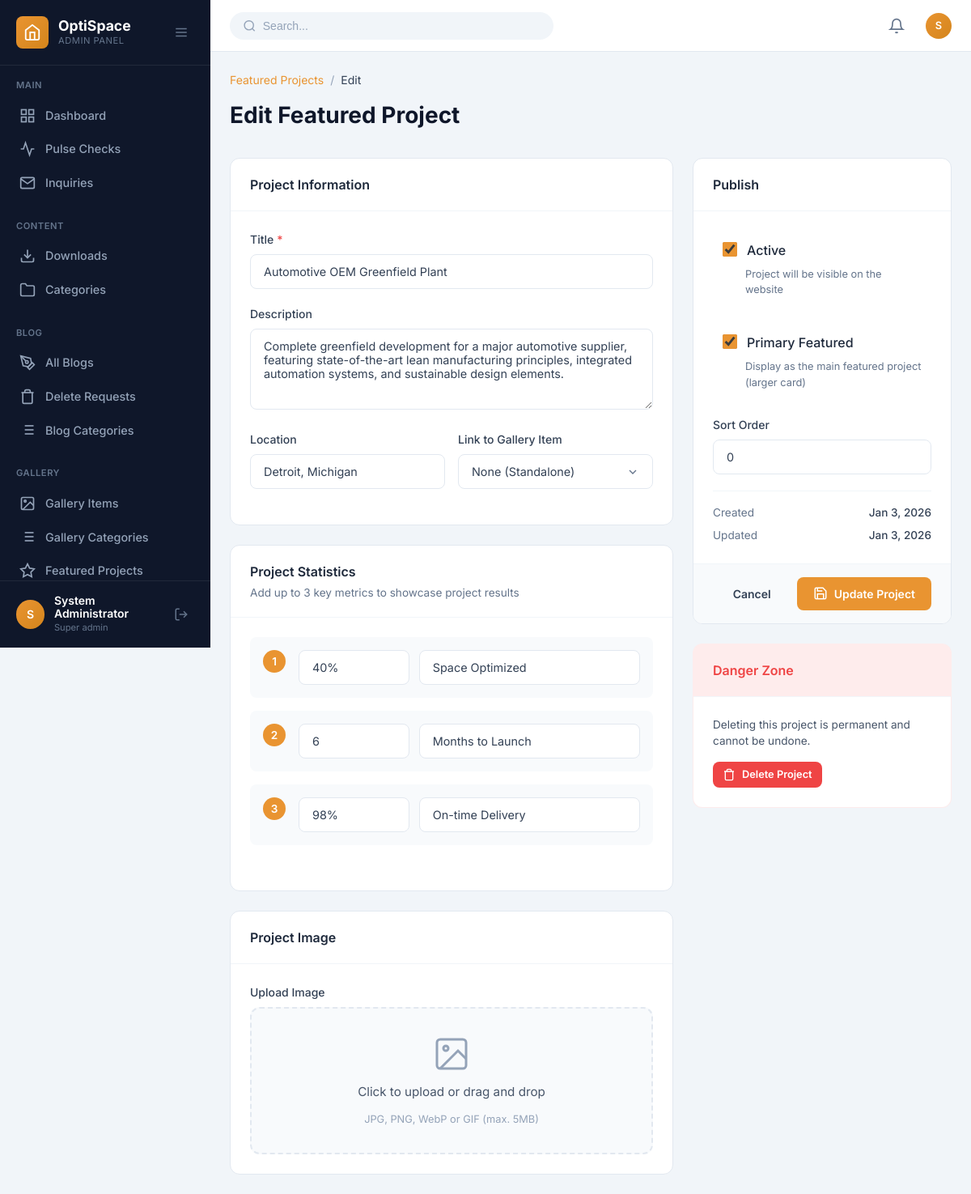
The page /admin/featured-project-edit.php?id=1 (signed in) on the database its author committed.
### tables this page shows
CREATE TABLE IF NOT EXISTS featured_projects (
    id INT AUTO_INCREMENT PRIMARY KEY,
    gallery_item_id INT DEFAULT NULL,
    title VARCHAR(255) NOT NULL,
    description TEXT DEFAULT NULL,
    image_path VARCHAR(500) DEFAULT NULL,
    location VARCHAR(255) DEFAULT NULL,
    stat_1_value VARCHAR(50) DEFAULT NULL,
    stat_1_label VARCHAR(100) DEFAULT NULL,
    stat_2_value VARCHAR(50) DEFAULT NULL,
    stat_2_label VARCHAR(100) DEFAULT NULL,
    stat_3_value VARCHAR(50) DEFAULT NULL,
    stat_3_label VARCHAR(100) DEFAULT NULL,
    is_primary TINYINT(1) DEFAULT 0,
    is_active TINYINT(1) DEFAULT 1,
    sort_order INT DEFAULT 0,
    created_by INT DEFAULT NULL,
    created_at TIMESTAMP DEFAULT CURRENT_TIMESTAMP,
    updated_at TIMESTAMP DEFAULT CURRENT_TIMESTAMP ON UPDATE CURRENT_TIMESTAMP,
    FOREIGN KEY (gallery_item_id) REFERENCES gallery_items(id) ON DELETE SET NULL,
    FOREIGN KEY (created_by) REFERENCES admin_users(id) ON DELETE SET NULL
);

### admin/featured-project-edit.php (the view, shortened to what this page needs)
<?php
$conn = getDBConnection();
$projectId = isset($_GET['id']) ? (int)$_GET['id'] : 0;
$stmt = $conn->prepare("SELECT * FROM featured_projects WHERE id = ?");
$stmt->bind_param("i", $projectId);
$stmt->execute();
$project = $stmt->get_result()->fetch_assoc();
include __DIR__ . '/includes/header.php';
?>
<div class="page-header">
    <div class="page-title-section">
        <nav class="breadcrumb">
            <a href="featured-projects.php">Featured Projects</a>
            <span class="separator">/</span>
            <span>Edit</span>
        </nav>
        <h1 class="page-title">Edit Featured Project</h1>
    </div>
</div>
<form method="POST" enctype="multipart/form-data" class="admin-form">
    <div class="form-layout">
        <div class="form-main">
            <div class="form-card">
                <div class="form-card-header">
                    <h2>Project Information</h2>
                </div>
                <div class="form-card-body">
                    <div class="form-group">
                        <label for="title" class="form-label required">Title</label>
                        <input type="text" id="title" name="title" class="form-input" value="<?php echo htmlspecialchars($project['title']); ?>" placeholder="e.g., Automotive OEM Greenfield Plant" required>
                    </div>
                    <div class="form-group">
                        <label for="description" class="form-label">Description</label>
                        <textarea id="description" name="description" class="form-textarea" rows="4" placeholder="Detailed description of the project transformation..."><?php echo htmlspecialchars($project['description']); ?></textarea>
                    </div>
                    <div class="form-row">
                        <div class="form-group">
                            <label for="location" class="form-label">Location</label>
                            <input type="text" id="location" name="location" class="form-input" value="<?php echo htmlspecialchars($project['location']); ?>" placeholder="e.g., Detroit, Michigan">
                        </div>
                        <div class="form-group">
                            <label for="gallery_item_id" class="form-label">Link to Gallery Item</label>
                            <select id="gallery_item_id" name="gallery_item_id" class="form-select">
                                <option value="">None (Standalone)</option>
                            </select>
                        </div>
                    </div>
                </div>
            </div>
            <div class="form-card">
                <div class="form-card-header">
                    <h2>Project Statistics</h2>
                    <p class="form-card-subtitle">Add up to 3 key metrics to showcase project results</p>
                </div>
                <div class="form-card-body">
                    <div class="stats-grid">
                        <div class="stat-input-group">
                            <span class="stat-number">1</span>
                            <div class="stat-inputs">
                                <input type="text" name="stat_1_value" class="form-input" value="<?php echo htmlspecialchars($project['stat_1_value']); ?>" placeholder="Value (e.g., 40%)">
                                <input type="text" name="stat_1_label" class="form-input" value="<?php echo htmlspecialchars($project['stat_1_label']); ?>" placeholder="Label (e.g., Space Optimized)">
                            </div>
                        </div>
                        <div class="stat-input-group">
                            <span class="stat-number">2</span>
                            <div class="stat-inputs">
                                <input type="text" name="stat_2_value" class="form-input" value="<?php echo htmlspecialchars($project['stat_2_value']); ?>" placeholder="Value (e.g., 6)">
                                <input type="text" name="stat_2_label" class="form-input" value="<?php echo htmlspecialchars($project['stat_2_label']); ?>" placeholder="Label (e.g., Months to Launch)">
                            </div>
                        </div>
                        <div class="stat-input-group">
                            <span class="stat-number">3</span>
                            <div class="stat-inputs">
                                <input type="text" name="stat_3_value" class="form-input" value="<?php echo htmlspecialchars($project['stat_3_value']); ?>" placeholder="Value (e.g., 98%)">
                                <input type="text" name="stat_3_label" class="form-input" value="<?php echo htmlspecialchars($project['stat_3_label']); ?>" placeholder="Label (e.g., On-time Delivery)">
                            </div>
                        </div>
                    </div>
                </div>
            </div>
            <div class="form-card">
                <div class="form-card-header">
                    <h2>Project Image</h2>
                </div>
                <div class="form-card-body">
                    <div class="form-group">
                        <label class="form-label"><?php echo $project['image_path'] ? 'Replace Image' : 'Upload Image'; ?></label>
                        <div class="file-upload-area" id="imageUploadArea">
                            <div class="upload-placeholder">
                                <svg viewBox="0 0 24 24" fill="none" stroke="currentColor" stroke-width="1.5">
                                    <rect x="3" y="3" width="18" height="18" rx="2" ry="2"/>
                                    <circle cx="8.5" cy="8.5" r="1.5"/>
                                    <polyline points="21 15 16 10 5 21"/>
                                </svg>
                                <span>Click to upload or drag and drop</span>
                                <small>JPG, PNG, WebP or GIF (max. 5MB)</small>
                            </div>
                        </div>
                    </div>
                </div>
            </div>
        </div>
        <div class="form-sidebar">
            <div class="form-card">
                <div class="form-card-header">
                    <h2>Publish</h2>
                </div>
                <div class="form-card-body">
                    <div class="form-group">
                        <label class="checkbox-label">
                            <input type="checkbox" name="is_active" value="1" <?php echo $project['is_active'] ? 'checked' : ''; ?>>
                            <span class="checkbox-text">Active</span>
                            <span class="checkbox-description">Project will be visible on the website</span>
                        </label>
                    </div>
                    <div class="form-group">
                        <label class="checkbox-label">
                            <input type="checkbox" name="is_primary" value="1" <?php echo $project['is_primary'] ? 'checked' : ''; ?>>
                            <span class="checkbox-text">Primary Featured</span>
                            <span class="checkbox-description">Display as the main featured project (larger card)</span>
                        </label>
                    </div>
                    <div class="form-group">
                        <label for="sort_order" class="form-label">Sort Order</label>
                        <input type="number" id="sort_order" name="sort_order" class="form-input" value="<?php echo htmlspecialchars($project['sort_order']); ?>" min="0">
                    </div>
                    <div class="item-meta">
                        <div class="meta-item">
                            <span class="meta-label">Created</span>
                            <span class="meta-value"><?php echo date('M j, Y', strtotime($project['created_at'])); ?></span>
                        </div>
                        <div class="meta-item">
                            <span class="meta-label">Updated</span>
                            <span class="meta-value"><?php echo date('M j, Y', strtotime($project['updated_at'])); ?></span>
                        </div>
                    </div>
                </div>
                <div class="form-card-footer">
                    <a href="featured-projects.php" class="btn btn-ghost">Cancel</a>
                    <button type="submit" class="btn btn-primary">
                        <svg viewBox="0 0 24 24" fill="none" stroke="currentColor" stroke-width="2">
                            <path d="M19 21H5a2 2 0 0 1-2-2V5a2 2 0 0 1 2-2h11l5 5v11a2 2 0 0 1-2 2z"/>
                            <polyline points="17 21 17 13 7 13 7 21"/>
                            <polyline points="7 3 7 8 15 8"/>
                        </svg>
                        Update Project
                    </button>
                </div>
            </div>
            <div class="form-card danger-zone">
                <div class="form-card-header">
                    <h2>Danger Zone</h2>
                </div>
                <div class="form-card-body">
                    <p>Deleting this project is permanent and cannot be undone.</p>
                    <a href="featured-projects.php?delete=<?php echo $project['id']; ?>" class="btn btn-danger btn-sm" onclick="return confirm('Are you sure you want to delete this featured project? This action cannot be undone.');">
                        <svg viewBox="0 0 24 24" fill="none" stroke="currentColor" stroke-width="2">
                            <polyline points="3 6 5 6 21 6"/>
                            <path d="M19 6v14a2 2 0 0 1-2 2H7a2 2 0 0 1-2-2V6m3 0V4a2 2 0 0 1 2-2h4a2 2 0 0 1 2 2v2"/>
                        </svg>
                        Delete Project
                    </a>
                </div>
            </div>
        </div>
    </div>
</form>
<?php include __DIR__ . '/includes/footer.php'; ?>

### admin/assets/css/admin.css (style rules this page uses)
:root { --admin-primary: #E99431; --admin-primary-dark: #d4851c; --admin-primary-light: rgba(233, 148, 49, 0.1); --admin-dark: #1E293B; --admin-dark-light: #334155; --admin-gray-900: #0F172A; --admin-gray-800: #1E293B; --admin-gray-700: #334155; --admin-gray-600: #475569; --admin-gray-500: #64748B; --admin-gray-400: #94A3B8; --admin-gray-300: #CBD5E1; --admin-gray-200: #E2E8F0; --admin-gray-100: #F1F5F9; --admin-gray-50: #F8FAFC; --admin-white: #FFFFFF; --admin-success: #10B981; --admin-success-light: rgba(16, 185, 129, 0.1); --admin-warning: #F59E0B; --admin-warning-light: rgba(245, 158, 11, 0.1); --admin-danger: #EF4444; --admin-danger-light: rgba(239, 68, 68, 0.1); --admin-info: #3B82F6; --admin-info-light: rgba(59, 130, 246, 0.1); --sidebar-width: 260px; --sidebar-collapsed-width: 70px; --sidebar-bg: var(--admin-gray-900); --sidebar-text: var(--admin-gray-400); --sidebar-active: var(--admin-primary); --header-height: 64px; --header-bg: var(--admin-white); --shadow-sm: 0 1px 2px rgba(0, 0, 0, 0.05); --shadow-md: 0 4px 6px -1px rgba(0, 0, 0, 0.1); --shadow-lg: 0 10px 15px -3px rgba(0, 0, 0, 0.1); --shadow-xl: 0 20px 25px -5px rgba(0, 0, 0, 0.1); --radius-sm: 4px; --radius-md: 8px; --radius-lg: 12px; --radius-xl: 16px; --radius-full: 9999px; --transition-fast: 0.15s ease; --transition-normal: 0.3s ease; }
*, *::before, *::after { box-sizing: border-box; margin: 0; padding: 0; }
html { font-size: 16px; -webkit-font-smoothing: antialiased; -moz-osx-font-smoothing: grayscale; }
body.admin-body { font-family: 'Inter', -apple-system, BlinkMacSystemFont, 'Segoe UI', Roboto, sans-serif; background: var(--admin-gray-100); color: var(--admin-gray-700); line-height: 1.5; min-height: 100vh; }
a { color: inherit; text-decoration: none; }
button { font-family: inherit; cursor: pointer; border: none; background: none; }
.page-header { display: flex; align-items: center; justify-content: space-between; margin-bottom: 2rem; flex-wrap: wrap; gap: 1rem; }
.page-title-section { display: flex; flex-direction: column; gap: 0.25rem; }
.page-title { font-size: 1.75rem; font-weight: 700; color: var(--admin-gray-900); }
.btn { display: inline-flex; align-items: center; justify-content: center; gap: 0.5rem; padding: 0.625rem 1.25rem; font-size: 0.875rem; font-weight: 600; border-radius: var(--radius-md); transition: all var(--transition-fast); cursor: pointer; border: none; }
.btn svg { width: 18px; height: 18px; }
.btn-primary { background: var(--admin-primary); color: var(--admin-white); }
.btn-danger { background: var(--admin-danger); color: var(--admin-white); }
.btn-sm { padding: 0.375rem 0.75rem; font-size: 0.8rem; }
.btn-sm svg { width: 16px; height: 16px; }
.stats-grid { display: grid; grid-template-columns: repeat(4, 1fr); gap: 1.5rem; margin-bottom: 2rem; }
.form-group { margin-bottom: 1.25rem; }
.form-label { display: block; font-size: 0.875rem; font-weight: 600; color: var(--admin-gray-700); margin-bottom: 0.5rem; }
.form-select { appearance: none; background-repeat: no-repeat; background-position: right 0.75rem center; background-size: 16px; padding-right: 2.5rem; }
.form-row { display: grid; grid-template-columns: repeat(2, 1fr); gap: 1rem; }
@media (max-width: 1280px) { .stats-grid { grid-template-columns: repeat(2, 1fr); } }
.file-upload-area { position: relative; border: 2px dashed var(--admin-gray-300); border-radius: 8px; padding: 2rem; text-align: center; background: var(--admin-gray-50); transition: all 0.3s ease; cursor: pointer; }

### rows shown on the page
featured_projects: title "Automotive OEM Greenfield Plant", description "Complete greenfield development for a major automotive supplier, featuring state-of-the-art lean manufacturing principles, integrated automation systems, and sustainable design elements.", location "Detroit, Michigan", stat_1_value "40%", stat_1_label "Space Optimized", stat_2_value "6", stat_2_label "Months to Launch", stat_3_value "98%", stat_3_label "On-time Delivery", is_active "☑", is_primary "☑", sort_order "0", created_at "Jan 3, 2026", updated_at "Jan 3, 2026"

### other values the page prints
substr($admin['full_name'] ?? 'A', 0, 1) "S"
$admin['full_name'] "System Administrator"
str_replace('_', ' ', $admin['role'] ?? 'Admin') "Super admin"
